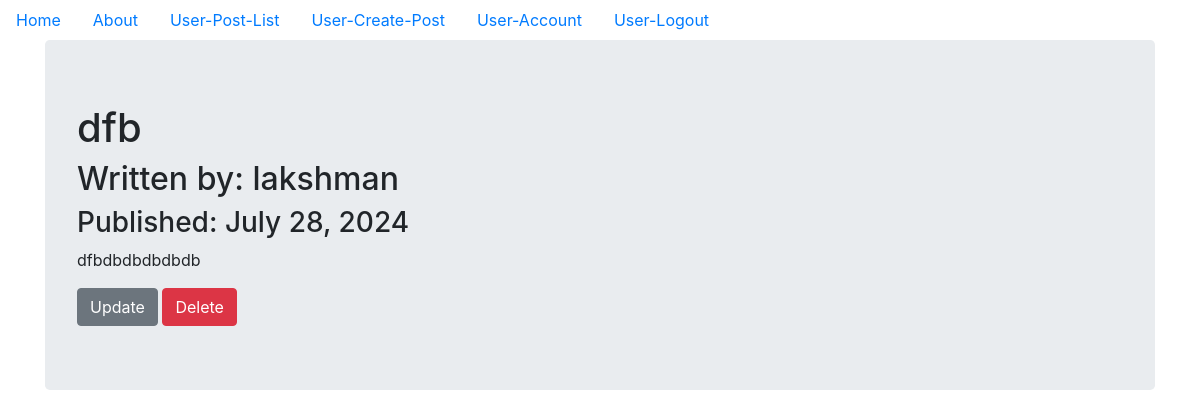
The app's page /user_read_post/1 (signed in), older data.
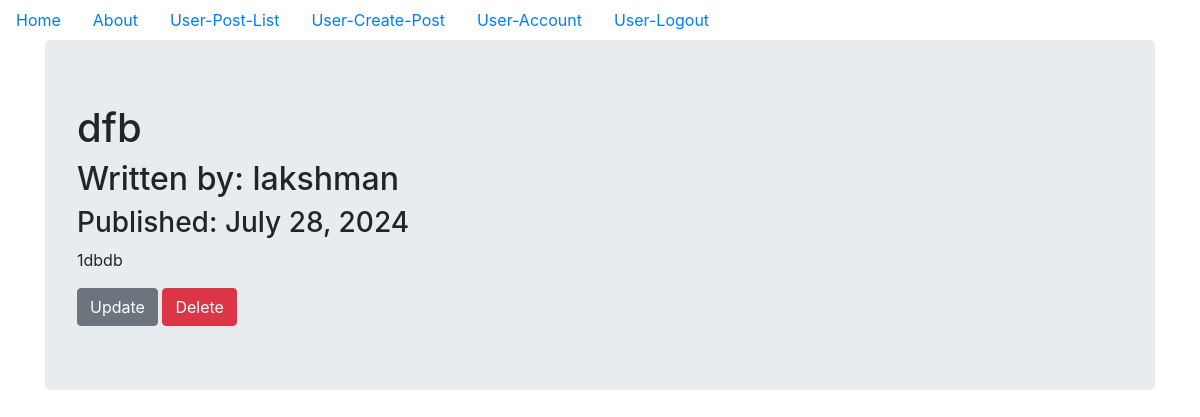
The same page, newer data.
### models.py (models this page shows, shortened)
class UserBlogPost(db.Model):
    __tablename__ = 'userblogpost_table'
    id = db.Column(db.Integer, primary_key=True)
    date = db.Column(db.DateTime, nullable=False, default=datetime.utcnow)
    title = db.Column(db.String(140), nullable=False)
    text = db.Column(db.Text, nullable=False)
    user_id = db.Column(db.Integer, db.ForeignKey('user_table.id'), nullable=False)

### user_site/user_blog_post/views.py (the view)
@user_blog_post_bp.route('/user_read_post/<int:blog_post_id>')
@login_required
@reauth_required('admin')
def user_read_post(blog_post_id):
    blog_post = UserBlogPost.query.get_or_404(blog_post_id)
    return render_template('user_read_post.html',title=blog_post.title,
                            date=blog_post.date,post=blog_post)

### models.py (called while the page is built)
@login_manager.user_loader
def load_user(user_id):
    user = User.query.get(user_id)
    if user:
        return user
    admin = Admin.query.get(user_id)
    if admin:
        return admin
    return None

### reauthentication.py (called while the page is built)
def reauth_required(role):
    def decorator(f):
        @wraps(f)
        def decorated_function(*args, **kwargs):
            if not session.get('reauthenticated'):
                flash('Please re-authenticate to access this page.', 'warning')
                if role == 'user' and current_user.id != 0:
                    return redirect(url_for('admin_authentication_bp.admin_login', next=request.url))
                elif role == 'admin' and current_user.id == 0:
                    return redirect(url_for('user_authentication_bp.user_login', next=request.url))
            return f(*args, **kwargs)
        return decorated_function
    return decorator

### user_site/templates/user_read_post.html (shortened to what this page needs)
{% extends "base.html" %}
{% block content %}
<div class="jumbotron">
  <h1>{{ post.title }}</h1>
  <h2>Written by: {{post.user_author.username}}</h2>
  <h3>Published: {{ post.date.strftime('%B %d, %Y') }}</h3>
  <p>{{post.text}}</p>
   {% if post.user_author == current_user %}
     <div>
       <a class="btn btn-secondary" href="{{ url_for('user_blog_post_bp.user_update_post', blog_post_id=post.id) }}">Update</a>
       <button type="button" class="btn btn-danger" data-toggle="modal" data-target="#del_modal">Delete</button>
     </div>
   {% endif %}
</div>
{% endblock content %}

Row changes from the older to the newer data that the page shows:
changed UserBlogPost "dfb": text "dfbdbdbdbdbdb" → "1dbdb"
